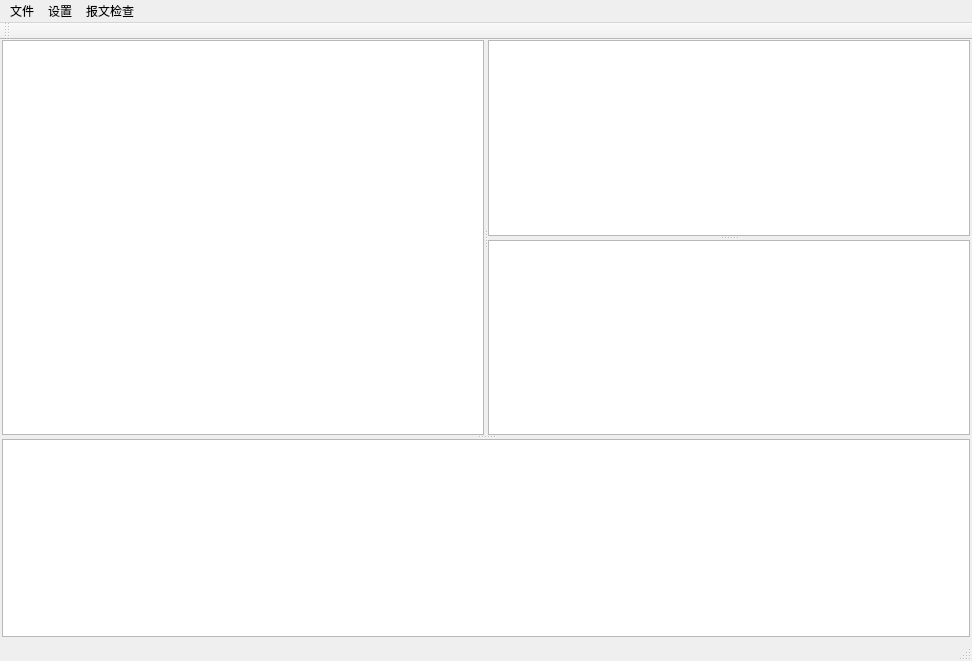
<?xml version="1.0" encoding="UTF-8"?>
<ui version="4.0">
 <class>MainWindow</class>
 <widget class="QMainWindow" name="MainWindow">
  <property name="geometry">
   <rect>
    <x>0</x>
    <y>0</y>
    <width>972</width>
    <height>661</height>
   </rect>
  </property>
  <property name="windowTitle">
   <string>MainWindow</string>
  </property>
  <widget class="QWidget" name="centralwidget">
   <layout class="QHBoxLayout" name="horizontalLayout">
    <property name="spacing">
     <number>6</number>
    </property>
    <property name="leftMargin">
     <number>2</number>
    </property>
    <property name="topMargin">
     <number>0</number>
    </property>
    <property name="rightMargin">
     <number>2</number>
    </property>
    <property name="bottomMargin">
     <number>2</number>
    </property>
    <item>
     <widget class="QWidget" name="panelWidget" native="true">
      <layout class="QHBoxLayout" name="horizontalLayout_2">
       <property name="spacing">
        <number>4</number>
       </property>
       <property name="leftMargin">
        <number>0</number>
       </property>
       <property name="topMargin">
        <number>0</number>
       </property>
       <property name="rightMargin">
        <number>0</number>
       </property>
       <property name="bottomMargin">
        <number>0</number>
       </property>
       <item>
        <widget class="QSplitter" name="updownSplitter">
         <property name="orientation">
          <enum>Qt::Orientation::Vertical</enum>
         </property>
         <widget class="QSplitter" name="horzSplitter">
          <property name="orientation">
           <enum>Qt::Orientation::Horizontal</enum>
          </property>
          <widget class="QTableView" name="tableView"/>
          <widget class="QSplitter" name="vertSplitter">
           <property name="orientation">
            <enum>Qt::Orientation::Vertical</enum>
           </property>
           <widget class="QTreeView" name="treeView"/>
           <widget class="CHexEditor" name="textEdit"/>
          </widget>
         </widget>
         <widget class="QTextEdit" name="logTextEdit"/>
        </widget>
       </item>
      </layout>
     </widget>
    </item>
   </layout>
  </widget>
  <widget class="QMenuBar" name="menubar">
   <property name="geometry">
    <rect>
     <x>0</x>
     <y>0</y>
     <width>972</width>
     <height>17</height>
    </rect>
   </property>
   <widget class="QMenu" name="menuFile">
    <property name="title">
     <string>文件</string>
    </property>
    <addaction name="actionOpen"/>
    <addaction name="separator"/>
    <addaction name="actionExit"/>
   </widget>
   <widget class="QMenu" name="menuCheck">
    <property name="title">
     <string>报文检查</string>
    </property>
    <addaction name="actionCheckGateOverlap"/>
    <addaction name="actionResultWin"/>
   </widget>
   <widget class="QMenu" name="menuSettings">
    <property name="title">
     <string>设置</string>
    </property>
    <addaction name="actionFilter"/>
   </widget>
   <addaction name="menuFile"/>
   <addaction name="menuSettings"/>
   <addaction name="menuCheck"/>
  </widget>
  <widget class="QStatusBar" name="statusbar"/>
  <widget class="QToolBar" name="toolBar">
   <property name="windowTitle">
    <string>toolBar</string>
   </property>
   <attribute name="toolBarArea">
    <enum>TopToolBarArea</enum>
   </attribute>
   <attribute name="toolBarBreak">
    <bool>false</bool>
   </attribute>
  </widget>
  <action name="actionOpen">
   <property name="icon">
    <iconset resource="myRes.qrc">
     <normaloff>:/images/Open.png</normaloff>:/images/Open.png</iconset>
   </property>
   <property name="text">
    <string>打开</string>
   </property>
   <property name="shortcut">
    <string>Ctrl+O</string>
   </property>
  </action>
  <action name="actionExit">
   <property name="text">
    <string>退出</string>
   </property>
  </action>
  <action name="actionCheckGateOverlap">
   <property name="icon">
    <iconset resource="myRes.qrc">
     <normaloff>:/images/Activity Monitor.png</normaloff>:/images/Activity Monitor.png</iconset>
   </property>
   <property name="text">
    <string>授权重叠检查</string>
   </property>
  </action>
  <action name="actionFilter">
   <property name="icon">
    <iconset resource="myRes.qrc">
     <normaloff>:/images/Panel Settings.png</normaloff>:/images/Panel Settings.png</iconset>
   </property>
   <property name="text">
    <string>过滤器</string>
   </property>
   <property name="shortcut">
    <string>Ctrl+F</string>
   </property>
  </action>
  <action name="actionResultWin">
   <property name="text">
    <string>显示结果窗口</string>
   </property>
   <property name="shortcut">
    <string>F10</string>
   </property>
  </action>
 </widget>
 <customwidgets>
  <customwidget>
   <class>CHexEditor</class>
   <extends>QPlainTextEdit</extends>
   <header location="global">chexeditor.h</header>
  </customwidget>
 </customwidgets>
 <resources>
  <include location="myRes.qrc"/>
 </resources>
 <connections/>
</ui>
